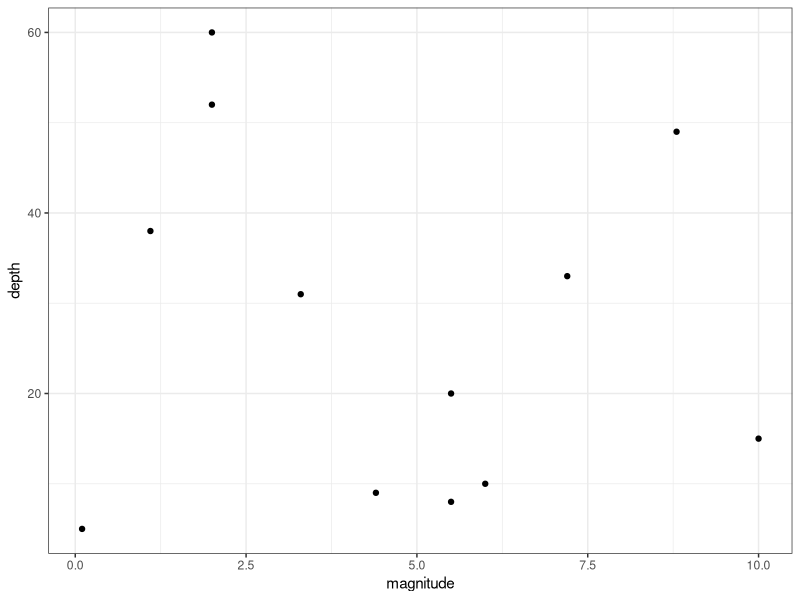
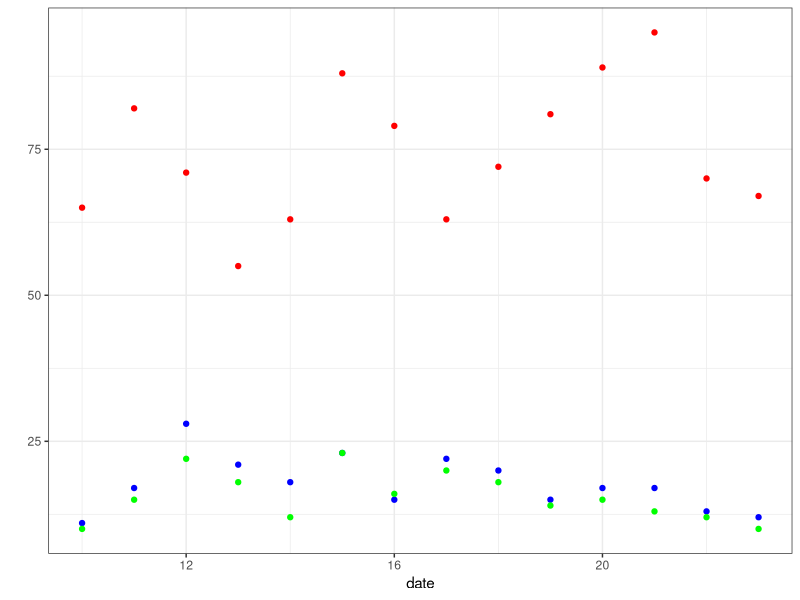

These figures' R source, in order:
library(tidyverse)

# Creating dataframe with depths and magnitude
df <- data.frame(depth = c(5,15,8,60,10,9,33,20,52,38,49,31),
                 magnitude = c(0.1,10,5.5,2,6,4.4,7.2,5.5,2,1.1,8.8,3.3))

# Using which.max function to see which index has the highest
max_magnitude_index <- which.max(df$magnitude)

# Printing row with highest magnitude to check depth
(df[max_magnitude_index,])

# Checking mean for magnitude and depth
mean(df$magnitude)
mean(df$depth)

# These statistics are describing the average magnitude and average depth for all 12 values in each vector

# Checking median for magnitude and depth
median(df$magnitude)
median(df$depth)

# These statistics are describing the middle value between the magnitude and depth. It is calculated from ordering the values lowest to highest and taking the average between the 6th and 7th value because there are 12 values.

ggplot(df,aes(x=magnitude,y=depth)) +
  geom_point() +
  theme_bw()

# This does not seem like there is any correlation to depth and magnitude


# Working on part 2

# Sample data for pm25 
site1_pm25 <- c(10, 15, 22, 18, 12, 23, 16, 20, 18, 14, 15, 13, 12, 10) 
site2_pm25 <- c(11, 17, 28, 21, 18, 23, 15, 22, 20, 15, 17, 17, 13, 12) 

# Sample data for ozone
site1_ozone <- c(65, 82, 71, 55, 63, 88, 79, 63, 72, 81, 89, 95, 70, 67)

# Listing mean and median for ozone, PM2.5 site 1, PM2.5 site 2, and overall PM2.5
mean(site1_ozone)
median(site1_ozone)

mean(site1_pm25)
median(site1_pm25)

mean(site2_pm25)
median(site2_pm25)

mean(c(site1_pm25,site2_pm25))
median(c(site1_pm25,site2_pm25))

# Creating dataframe with new date column
date <- c(10:23)
df2 <- data.frame(date = date,
                    site1_ozone = site1_ozone,
                    site1_pm25 = site1_pm25,
                    site2_pm25 = site2_pm25,
                  overall_pm25 = (site1_pm25 + site2_pm25)/2)




# Finding index with the highest value for ozone
max_ozone_index <- which.max(df2$site1_ozone)

df2[max_ozone_index,]

# March 21st 2022 has the highest ozone

# Finding index with the lowest value for ozone
min_ozone_index <- which.min(df2$site1_ozone)

df2[min_ozone_index,]

# March 13th 2022 has the lowest ozone

# Finding index with the highest value for PM2.5
max_pm25_index <- which.max(df2$overall_pm25)

df2[max_pm25_index,]

# March 12th 2022 has the highest pm25

# Finding index with the lowest value for PM2.5
min_pm25_index <- which.min(df2$overall_pm25)

df2[min_pm25_index,]

# March 10th 2022 has the lowest pm25

# Creating plot to see change in values for ozone and pm sites over the dates
ggplot(df2,aes(x=date)) +
  geom_point(aes(y=site1_ozone),color="red") +
  geom_point(aes(y=site2_pm25),color="blue") +
  geom_point(aes(y=site1_pm25),color="green") +
  labs(y="") +
  theme_bw()
  
# PM and ozone do not seem to follow the same pattern given the day, but the PM values between sites seem to follow a very similar pattern by the day.
# It looks like the ozone values may be generally increasing while the PM values might be slightly decreasing over time.

# Finding average distance between pm sites
mean(site1_pm25) - mean(site2_pm25)

# Looking at the plot no values go over 100 for the ozone and only 1 value for site2_pm25 goes over 25 on March 12th 2022

# Calculating standard deviation for PM2.5 and ozone

sd(df2$overall_pm25)
sd(df2$site1_ozone)

# The standard deviation tells us the spread of our data, given 2 standard deviations 95% of our data would plot in that range from the mean. From our results we can see that ozone has a wider range of values from the mean, while the pm25 values all surround closer to the mean.

# Looking at percent increase in PM2.5 from the cleanest day to the most polluted day

percent_increase_site1 <- max(df2$site1_pm25) / min(df2$site1_pm25) * 100
percent_increase_site2 <- max(df2$site2_pm25) / min(df2$site2_pm25) * 100
percent_increase_overall <- max(df2$overall_pm25) / min(df2$overall_pm25) * 100

percent_increase_site1
percent_increase_site2
percent_increase_overall

